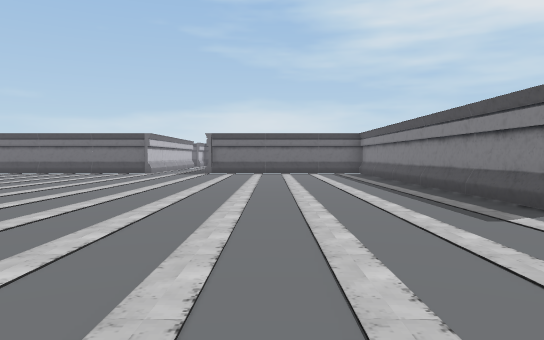
[1] (above)

19 first-person views from a walk through a 3-D level made in the Unity game engine. The camera is 1.3 m above the floor, tilts 2° down and sees 70° across. Doors are open. The floor is counted in squares, 2 m on a side. Each view is taken from the middle of a square. On the plan, view 1 faces up. The plan holds only what a view shows up to about 11 squares ahead; the rest is blank. The place goes on beyond the plan. Some animated figures are not drawn. Some surface patterns are stand-ins.

[2]
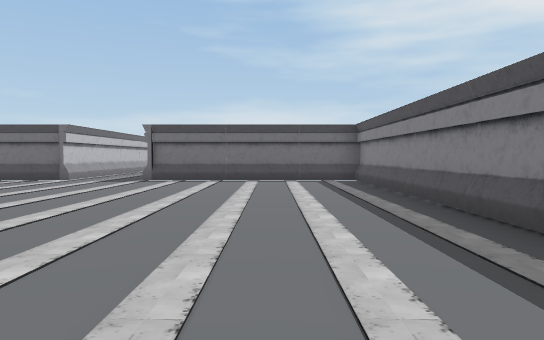

[3]
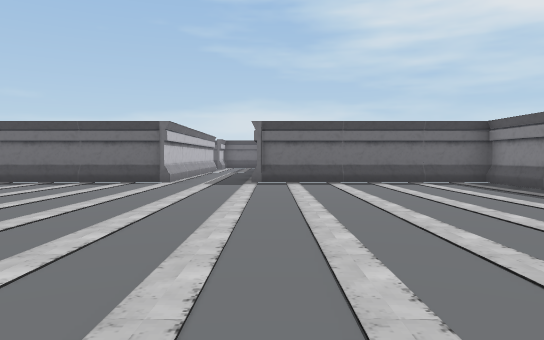

[4]
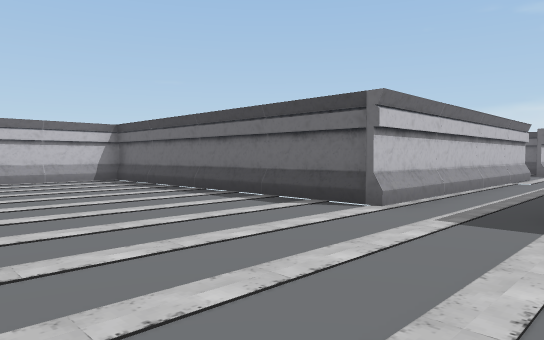

[5]
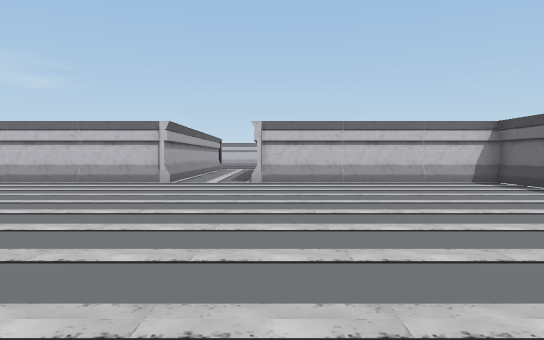

[6]
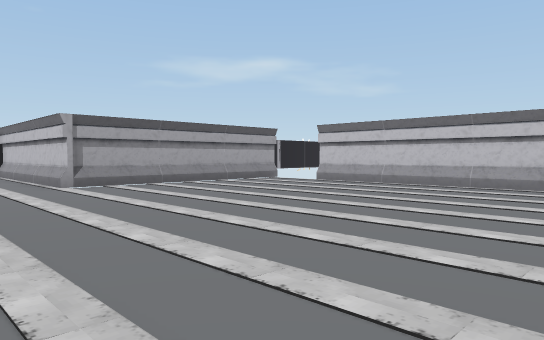

[7]
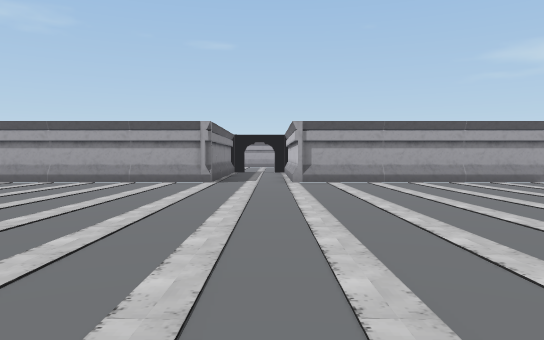

[8]
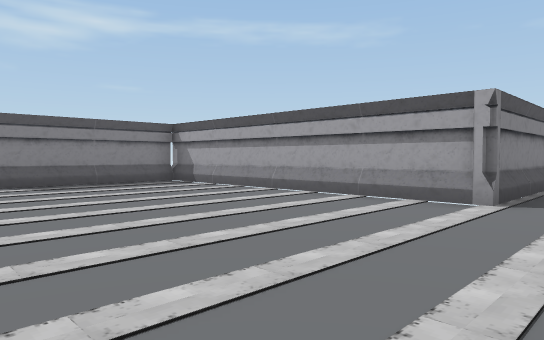

[9]
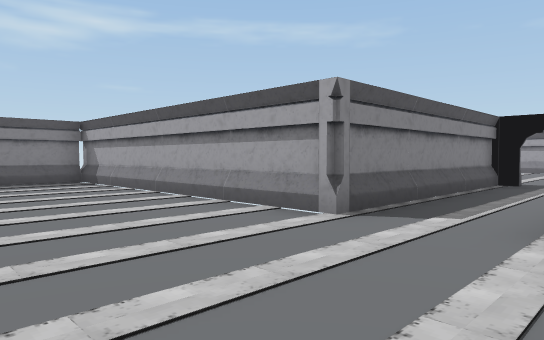

[10]
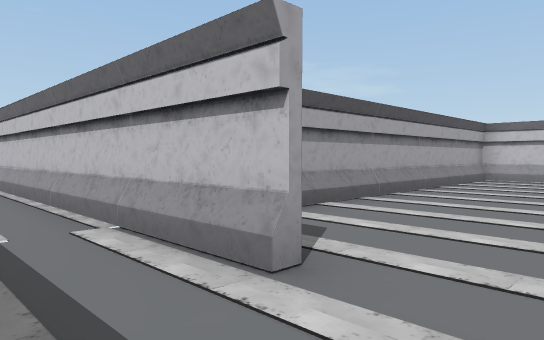

[11]
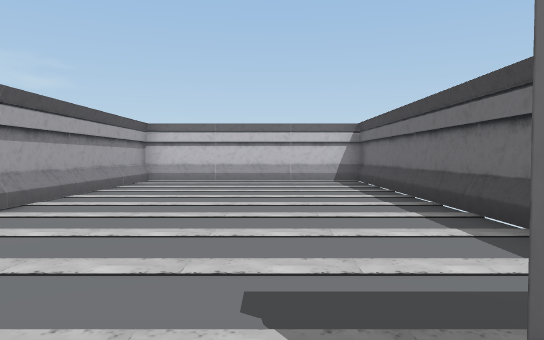

[12]
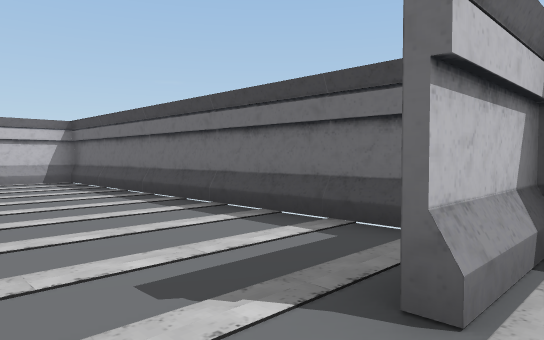

[13]
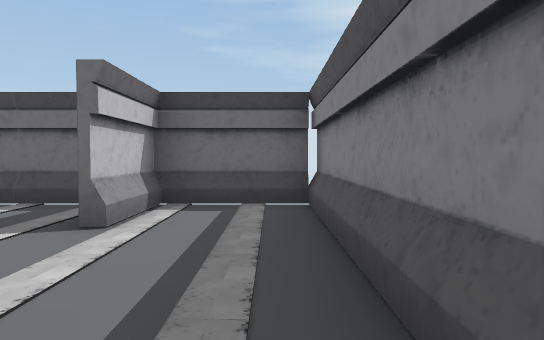

[14]
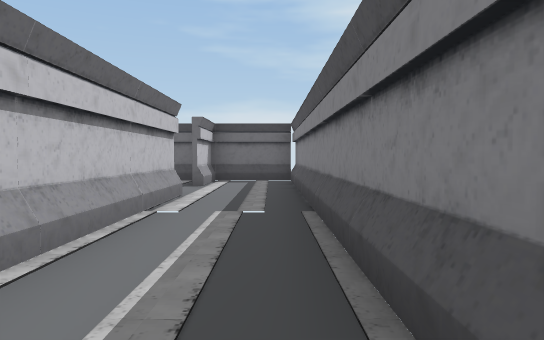

[15]
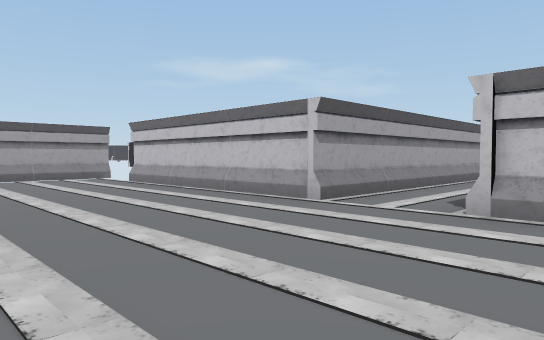

[16]
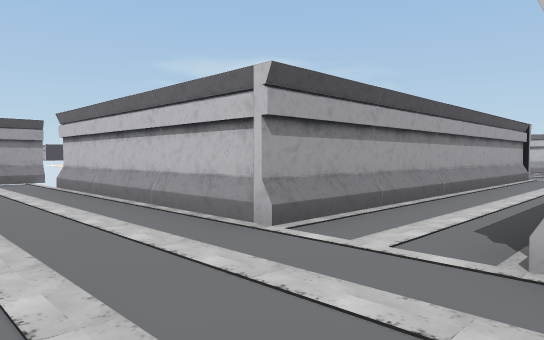

[17]
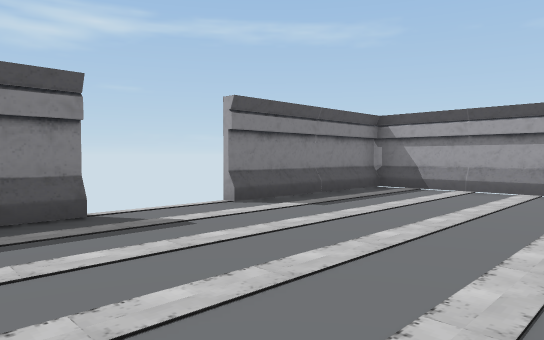

[18]
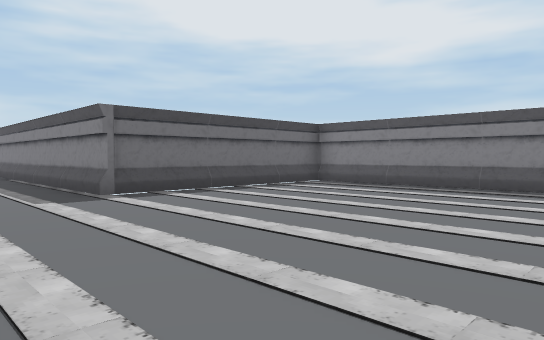

[19]
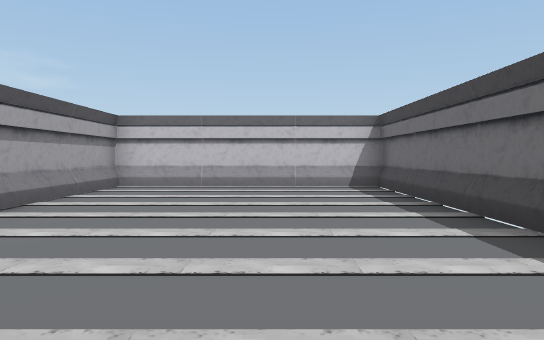

### Floor plan
Ten units are one square. View 1 is at (0, 0); x grows to the right and y downward. Boxes are objects, and circles mark ways between rooms. Rooms are numbered by the first view taken in them; rooms with no view inside come last. Other rooms are left out.
<svg viewBox="-149 -270 188 340">
<path fill="none" stroke="#000" d="M-24 -144 -24 -264 -49 -264M-44 -146 -126 -146 -126 -84M34 -44 34 -146 -25 -146M-126 -65 -126 -3M-46 16 34 16 34 -25M-129 16 -66 16 -66 60M-44 65 -44 15M-46 -225 -46 -144M-46 -265 -46 -244M-49 -264 -144 -264 -144 -206 -68 -206"/>
<circle cx="-50" cy="-235" r="3" fill="#2a7"/>
<text x="-40" y="-70">1</text>
<text x="-100" y="-240">2</text>
</svg>
Room 1 opens to room 2.

Where each view was taken, in squares from view 1:
view 1: 0 up, 0 right, facing up
view 2: 4 up, 1 right, facing up
view 3: 5 up, 2 left, facing up
view 4: 10 up, 2 left, facing up-left
view 5: 9 up, 3 left, facing left
view 6: 7 up, 4 left, facing down-left
view 7: 8 up, 6 left, facing down
view 8: 4 up, 6 left, facing down-right
view 9: 2 up, 7 left, facing down-right
view 10: 24 up, 3 left, facing down-left
view 11: 24 up, 4 left, facing left
view 12: 23 up, 4 left, facing up-left
view 13: 21 up, 3 left, facing up
view 14: 16 up, 3 left, facing up
view 15: 10 up, 8 left, facing down-left
view 16: 9 up, 10 left, facing down-left
view 17: 6 up, 1 left, facing down-right
view 18: 8 up, 5 left, facing up-right
view 19: 24 up, 6 left, facing left
